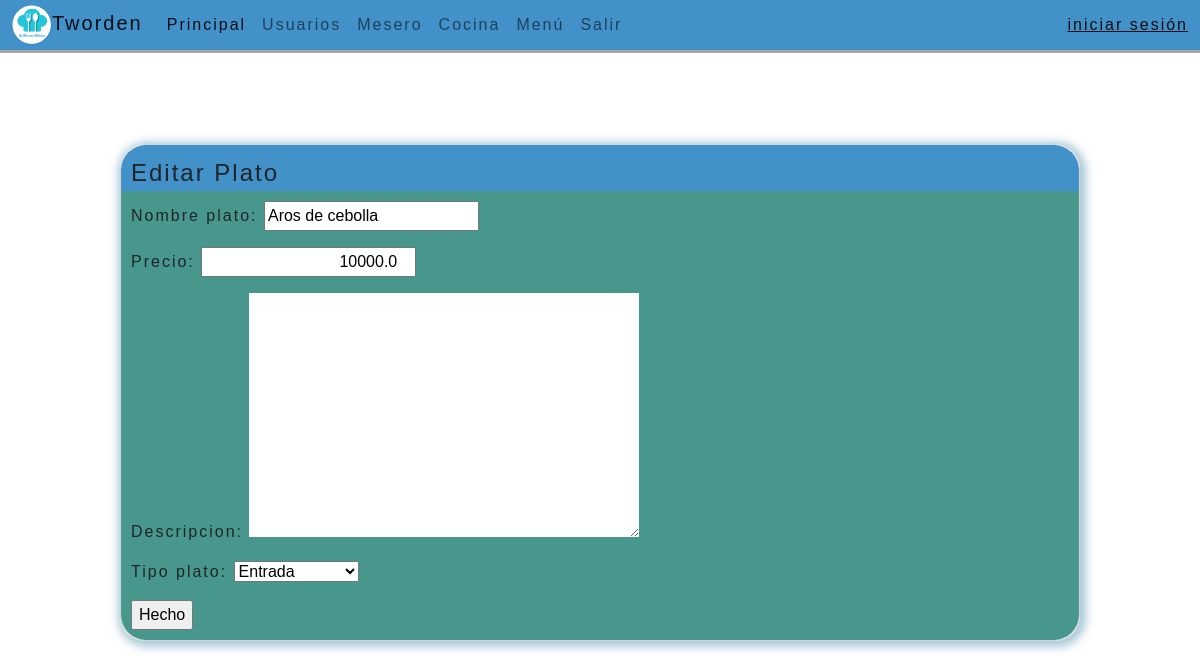
Page /editar-plato/5/ on the earlier database version.
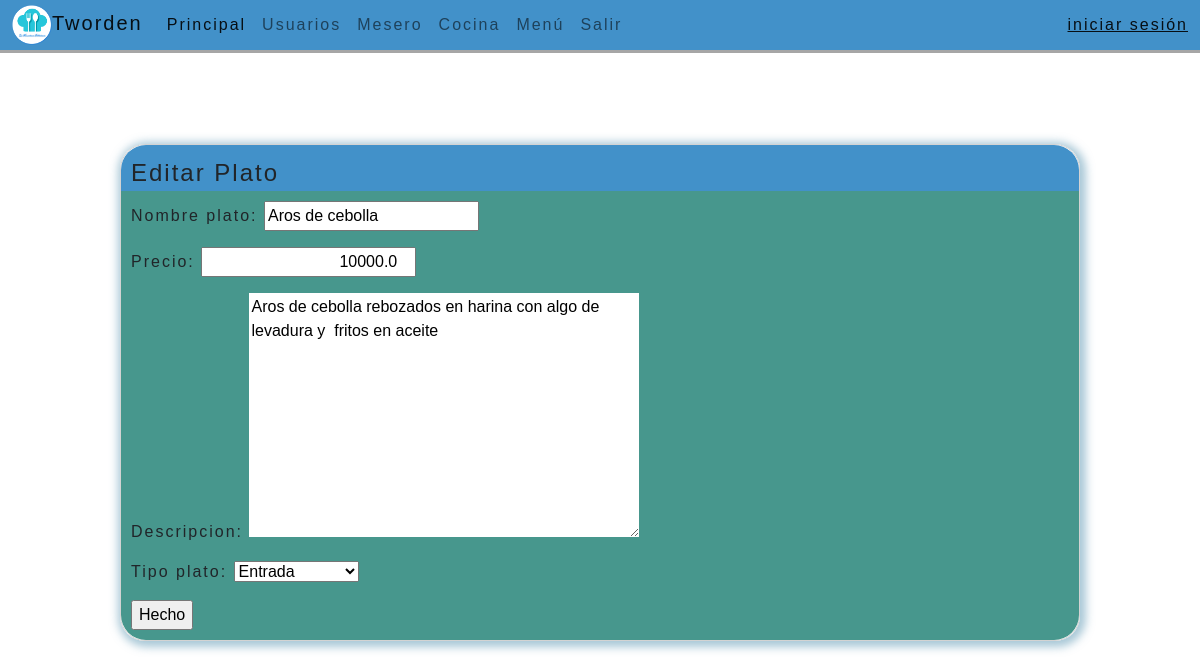
Same page on the later database version.
### paginas/models.py (models this page shows, shortened)
class Menu(models.Model):
    id = models.AutoField(primary_key=True)
    nombre_plato= models.CharField(max_length=155, blank=False, null=False)
    precio= models.FloatField(null=False, blank=False)
    descripcion= models.TextField(max_length=255, blank=True, null=True)
    tipo_plato= models.CharField (
        max_length=50,
        choices=[('Entrada', 'Entrada'), ('Plato Principal', 'Plato Principal'), ('Postre', 'Postre'), ('Bebida', 'Bebida'), ('Otro', 'Otro')]
    )

### paginas/views.py (the view, shortened to what this page needs)
# urls.py: path('editar-plato/<int:id>/', views.editar_plato, name='editar'),
def editar_plato(request,id):
    plato= Menu.objects.get(id=id)
    if request.method == 'GET':
        formulariom = Menuform(instance=plato)
        contexto={
            'formulariom': formulariom
        }
    return render(request,'editar-plato.html',contexto)

### paginas/forms.py
class Menuform(forms.ModelForm):
    class Meta:
        model=Menu
        fields = ('__all__')

### paginas/templates/editar-plato.html (shortened to what this page needs)
{% extends "Base.html" %}
{% block contenido %} {% load static %}
<br><br><br><br><br><br>
{% load crispy_forms_tags %}
<div class="tarjeta">
  <div class="titulo">Editar Plato</div>
  <div class="cuerpo">
    <div class="col-12.col-md-6.offset-md-3">
      <form action="" method="post">
        {{formulariom.as_p}}
        <div class="submiter">
        <input type="submit" value="Hecho">
        </div>
  </div>
  </div>
  </div>
{% endblock %}

Differences in the rows shown:
changed Menu "Aros de cebolla": descripcion (not shown) → "Aros de cebolla rebozados en harina con algo de levadura y fritos en aceite"
